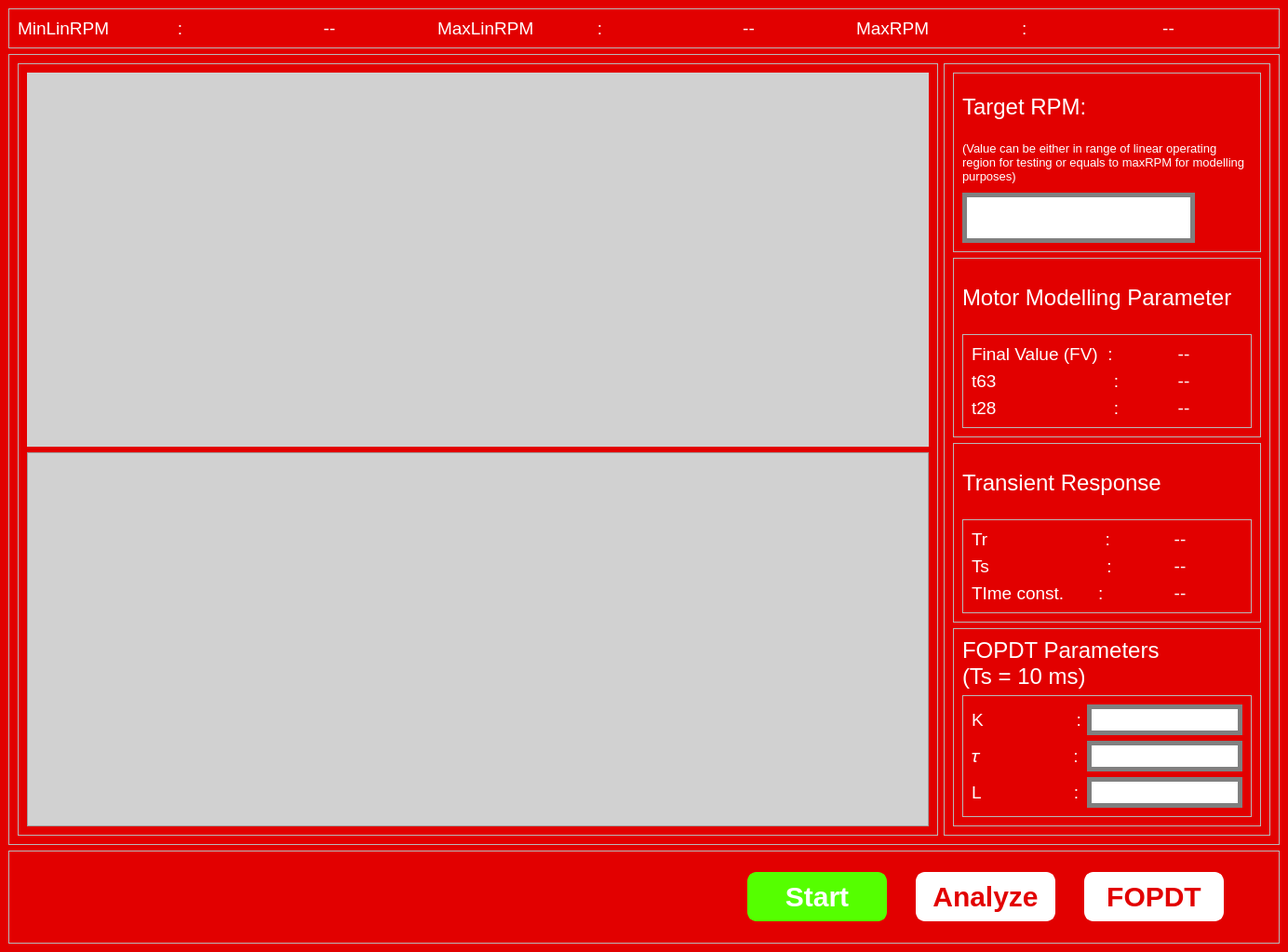
<?xml version="1.0" encoding="UTF-8"?>
<ui version="4.0">
 <class>MainWindow</class>
 <widget class="QMainWindow" name="MainWindow">
  <property name="geometry">
   <rect>
    <x>0</x>
    <y>0</y>
    <width>1384</width>
    <height>1023</height>
   </rect>
  </property>
  <property name="windowTitle">
   <string>MainWindow</string>
  </property>
  <widget class="QWidget" name="centralwidget">
   <property name="styleSheet">
    <string notr="true">QWidget#centralwidget{
	background-color: rgb(226, 0, 0);
}</string>
   </property>
   <layout class="QVBoxLayout" name="verticalLayout">
    <item>
     <widget class="QFrame" name="frame_9">
      <property name="frameShape">
       <enum>QFrame::StyledPanel</enum>
      </property>
      <property name="frameShadow">
       <enum>QFrame::Raised</enum>
      </property>
      <layout class="QHBoxLayout" name="horizontalLayout_3">
       <item>
        <widget class="QLabel" name="label_7">
         <property name="styleSheet">
          <string notr="true">font-family: &quot;Iceland&quot;;
font-size: 14pt;
color: rgb(255, 255, 255);</string>
         </property>
         <property name="text">
          <string>MinLinRPM              :</string>
         </property>
        </widget>
       </item>
       <item>
        <widget class="QLabel" name="MinLinRPMDisp">
         <property name="styleSheet">
          <string notr="true">font-family: &quot;Iceland&quot;;
font-size: 14pt;
color: rgb(255, 255, 255);</string>
         </property>
         <property name="text">
          <string>--</string>
         </property>
         <property name="alignment">
          <set>Qt::AlignCenter</set>
         </property>
        </widget>
       </item>
       <item>
        <widget class="QLabel" name="label_10">
         <property name="styleSheet">
          <string notr="true">font-family: &quot;Iceland&quot;;
font-size: 14pt;
color: rgb(255, 255, 255);</string>
         </property>
         <property name="text">
          <string>MaxLinRPM             :</string>
         </property>
        </widget>
       </item>
       <item>
        <widget class="QLabel" name="MaxLinRPMDisp">
         <property name="styleSheet">
          <string notr="true">font-family: &quot;Iceland&quot;;
font-size: 14pt;
color: rgb(255, 255, 255);</string>
         </property>
         <property name="text">
          <string>--</string>
         </property>
         <property name="alignment">
          <set>Qt::AlignCenter</set>
         </property>
        </widget>
       </item>
       <item>
        <widget class="QLabel" name="label_14">
         <property name="styleSheet">
          <string notr="true">font-family: &quot;Iceland&quot;;
font-size: 14pt;
color: rgb(255, 255, 255);</string>
         </property>
         <property name="text">
          <string>MaxRPM                   :</string>
         </property>
        </widget>
       </item>
       <item>
        <widget class="QLabel" name="MaxRPMDisp">
         <property name="styleSheet">
          <string notr="true">font-family: &quot;Iceland&quot;;
font-size: 14pt;
color: rgb(255, 255, 255);</string>
         </property>
         <property name="text">
          <string>--</string>
         </property>
         <property name="alignment">
          <set>Qt::AlignCenter</set>
         </property>
        </widget>
       </item>
      </layout>
     </widget>
    </item>
    <item>
     <widget class="QFrame" name="frame_2">
      <property name="frameShape">
       <enum>QFrame::StyledPanel</enum>
      </property>
      <property name="frameShadow">
       <enum>QFrame::Raised</enum>
      </property>
      <layout class="QHBoxLayout" name="horizontalLayout">
       <item>
        <widget class="QFrame" name="frame_12">
         <property name="sizePolicy">
          <sizepolicy hsizetype="Expanding" vsizetype="Expanding">
           <horstretch>0</horstretch>
           <verstretch>0</verstretch>
          </sizepolicy>
         </property>
         <property name="styleSheet">
          <string notr="true"/>
         </property>
         <property name="frameShape">
          <enum>QFrame::StyledPanel</enum>
         </property>
         <property name="frameShadow">
          <enum>QFrame::Raised</enum>
         </property>
         <layout class="QVBoxLayout" name="verticalLayout_6">
          <item>
           <widget class="QWidget" name="olcgraph" native="true">
            <property name="styleSheet">
             <string notr="true">QWidget#olcgraph{
	background-color: rgb(209, 209, 209);
}</string>
            </property>
            <layout class="QGridLayout" name="gridLayout_3">
             <item row="0" column="0">
              <spacer name="horizontalSpacer_6">
               <property name="orientation">
                <enum>Qt::Horizontal</enum>
               </property>
               <property name="sizeHint" stdset="0">
                <size>
                 <width>897</width>
                 <height>20</height>
                </size>
               </property>
              </spacer>
             </item>
             <item row="0" column="1">
              <widget class="QPushButton" name="popup">
               <property name="sizePolicy">
                <sizepolicy hsizetype="Fixed" vsizetype="Fixed">
                 <horstretch>0</horstretch>
                 <verstretch>0</verstretch>
                </sizepolicy>
               </property>
               <property name="minimumSize">
                <size>
                 <width>50</width>
                 <height>50</height>
                </size>
               </property>
               <property name="styleSheet">
                <string notr="true">QPushButton {
    border-image: url(:/main/popupicon.png);
    border-radius: 8px;  /* Rounded corners */
}

QPushButton:hover {
    border-image: url(:/main/popupiconclk.png);
	background-color: rgb(255, 255, 0);
    border-radius: 8px;  /* Rounded corners */
}

QPushButton:pressed {
    border-image: url(:/main/popupiconclk.png);
	background-color: none;
    border-radius: 8px;  /* Rounded corners */
}</string>
               </property>
               <property name="text">
                <string/>
               </property>
              </widget>
             </item>
             <item row="1" column="1">
              <spacer name="verticalSpacer_3">
               <property name="orientation">
                <enum>Qt::Vertical</enum>
               </property>
               <property name="sizeHint" stdset="0">
                <size>
                 <width>20</width>
                 <height>249</height>
                </size>
               </property>
              </spacer>
             </item>
            </layout>
           </widget>
          </item>
          <item>
           <widget class="QFrame" name="controlgraph">
            <property name="styleSheet">
             <string notr="true">QWidget#controlgraph{
	background-color: rgb(209, 209, 209);
}</string>
            </property>
            <property name="frameShape">
             <enum>QFrame::StyledPanel</enum>
            </property>
            <property name="frameShadow">
             <enum>QFrame::Raised</enum>
            </property>
            <layout class="QGridLayout" name="gridLayout_4">
             <item row="0" column="0">
              <spacer name="horizontalSpacer_4">
               <property name="orientation">
                <enum>Qt::Horizontal</enum>
               </property>
               <property name="sizeHint" stdset="0">
                <size>
                 <width>895</width>
                 <height>20</height>
                </size>
               </property>
              </spacer>
             </item>
             <item row="0" column="1">
              <widget class="QPushButton" name="popup_2">
               <property name="sizePolicy">
                <sizepolicy hsizetype="Fixed" vsizetype="Fixed">
                 <horstretch>0</horstretch>
                 <verstretch>0</verstretch>
                </sizepolicy>
               </property>
               <property name="minimumSize">
                <size>
                 <width>50</width>
                 <height>50</height>
                </size>
               </property>
               <property name="styleSheet">
                <string notr="true">QPushButton {
    border-image: url(:/main/popupicon.png);
    border-radius: 8px;  /* Rounded corners */
}

QPushButton:hover {
    border-image: url(:/main/popupiconclk.png);
	background-color: rgb(255, 255, 0);
    border-radius: 8px;  /* Rounded corners */
}

QPushButton:pressed {
    border-image: url(:/main/popupiconclk.png);
	background-color: none;
    border-radius: 8px;  /* Rounded corners */
}</string>
               </property>
               <property name="text">
                <string/>
               </property>
              </widget>
             </item>
             <item row="1" column="1">
              <spacer name="verticalSpacer_2">
               <property name="orientation">
                <enum>Qt::Vertical</enum>
               </property>
               <property name="sizeHint" stdset="0">
                <size>
                 <width>20</width>
                 <height>248</height>
                </size>
               </property>
              </spacer>
             </item>
            </layout>
           </widget>
          </item>
         </layout>
        </widget>
       </item>
       <item>
        <widget class="QFrame" name="frame_3">
         <property name="frameShape">
          <enum>QFrame::StyledPanel</enum>
         </property>
         <property name="frameShadow">
          <enum>QFrame::Raised</enum>
         </property>
         <layout class="QVBoxLayout" name="verticalLayout_2">
          <item>
           <widget class="QFrame" name="frame">
            <property name="frameShape">
             <enum>QFrame::StyledPanel</enum>
            </property>
            <property name="frameShadow">
             <enum>QFrame::Raised</enum>
            </property>
            <layout class="QVBoxLayout" name="verticalLayout_5">
             <item>
              <widget class="QLabel" name="label_5">
               <property name="styleSheet">
                <string notr="true">font-family: &quot;Iceland&quot;;
font-size: 18pt;
color: rgb(255, 255, 255);</string>
               </property>
               <property name="text">
                <string>Target RPM:</string>
               </property>
              </widget>
             </item>
             <item>
              <widget class="QLabel" name="label_6">
               <property name="styleSheet">
                <string notr="true">font-family: &quot;Iceland&quot;;
font-size: 10pt;
color: rgb(255, 255, 255);</string>
               </property>
               <property name="text">
                <string>(Value can be either in range of linear operating region for testing or equals to maxRPM for modelling purposes)</string>
               </property>
               <property name="wordWrap">
                <bool>true</bool>
               </property>
              </widget>
             </item>
             <item>
              <widget class="QLineEdit" name="targetRPM">
               <property name="sizePolicy">
                <sizepolicy hsizetype="Fixed" vsizetype="Preferred">
                 <horstretch>0</horstretch>
                 <verstretch>0</verstretch>
                </sizepolicy>
               </property>
               <property name="minimumSize">
                <size>
                 <width>250</width>
                 <height>0</height>
                </size>
               </property>
               <property name="styleSheet">
                <string notr="true">QLineEdit{
	background-color: rgb(255, 255, 255);
	font-size: 18px;
	border: 5px solid gray;
}</string>
               </property>
               <property name="alignment">
                <set>Qt::AlignRight|Qt::AlignTrailing|Qt::AlignVCenter</set>
               </property>
              </widget>
             </item>
            </layout>
           </widget>
          </item>
          <item>
           <widget class="QFrame" name="frame_5">
            <property name="frameShape">
             <enum>QFrame::StyledPanel</enum>
            </property>
            <property name="frameShadow">
             <enum>QFrame::Raised</enum>
            </property>
            <layout class="QVBoxLayout" name="verticalLayout_3">
             <item>
              <widget class="QLabel" name="label">
               <property name="styleSheet">
                <string notr="true">font-family: &quot;Iceland&quot;;
font-size: 18pt;
color: rgb(255, 255, 255);</string>
               </property>
               <property name="text">
                <string>Motor Modelling Parameter</string>
               </property>
               <property name="wordWrap">
                <bool>true</bool>
               </property>
              </widget>
             </item>
             <item>
              <widget class="QFrame" name="frame_7">
               <property name="frameShape">
                <enum>QFrame::StyledPanel</enum>
               </property>
               <property name="frameShadow">
                <enum>QFrame::Raised</enum>
               </property>
               <layout class="QGridLayout" name="gridLayout">
                <item row="1" column="0">
                 <widget class="QLabel" name="label_3">
                  <property name="sizePolicy">
                   <sizepolicy hsizetype="Preferred" vsizetype="Preferred">
                    <horstretch>0</horstretch>
                    <verstretch>0</verstretch>
                   </sizepolicy>
                  </property>
                  <property name="styleSheet">
                   <string notr="true">font-family: &quot;Iceland&quot;;
font-size: 14pt;
color: rgb(255, 255, 255);</string>
                  </property>
                  <property name="text">
                   <string>t63                        :</string>
                  </property>
                 </widget>
                </item>
                <item row="0" column="1">
                 <widget class="QLabel" name="fv">
                  <property name="styleSheet">
                   <string notr="true">font-family: &quot;Iceland&quot;;
font-size: 14pt;
color: rgb(255, 255, 255);</string>
                  </property>
                  <property name="text">
                   <string>--</string>
                  </property>
                  <property name="alignment">
                   <set>Qt::AlignCenter</set>
                  </property>
                 </widget>
                </item>
                <item row="0" column="0">
                 <widget class="QLabel" name="label_2">
                  <property name="sizePolicy">
                   <sizepolicy hsizetype="Preferred" vsizetype="Preferred">
                    <horstretch>0</horstretch>
                    <verstretch>0</verstretch>
                   </sizepolicy>
                  </property>
                  <property name="styleSheet">
                   <string notr="true">font-family: &quot;Iceland&quot;;
font-size: 14pt;
color: rgb(255, 255, 255);</string>
                  </property>
                  <property name="text">
                   <string>Final Value (FV)  :</string>
                  </property>
                 </widget>
                </item>
                <item row="1" column="1">
                 <widget class="QLabel" name="t63">
                  <property name="styleSheet">
                   <string notr="true">font-family: &quot;Iceland&quot;;
font-size: 14pt;
color: rgb(255, 255, 255);</string>
                  </property>
                  <property name="text">
                   <string>--</string>
                  </property>
                  <property name="alignment">
                   <set>Qt::AlignCenter</set>
                  </property>
                 </widget>
                </item>
                <item row="2" column="1">
                 <widget class="QLabel" name="t28">
                  <property name="styleSheet">
                   <string notr="true">font-family: &quot;Iceland&quot;;
font-size: 14pt;
color: rgb(255, 255, 255);</string>
                  </property>
                  <property name="text">
                   <string>--</string>
                  </property>
                  <property name="alignment">
                   <set>Qt::AlignCenter</set>
                  </property>
                 </widget>
                </item>
                <item row="2" column="0">
                 <widget class="QLabel" name="label_4">
                  <property name="styleSheet">
                   <string notr="true">font-family: &quot;Iceland&quot;;
font-size: 14pt;
color: rgb(255, 255, 255);</string>
                  </property>
                  <property name="text">
                   <string>t28                        :</string>
                  </property>
                 </widget>
                </item>
               </layout>
              </widget>
             </item>
            </layout>
           </widget>
          </item>
          <item>
           <widget class="QFrame" name="frame_6">
            <property name="frameShape">
             <enum>QFrame::StyledPanel</enum>
            </property>
            <property name="frameShadow">
             <enum>QFrame::Raised</enum>
            </property>
            <layout class="QVBoxLayout" name="verticalLayout_4">
             <item>
              <widget class="QLabel" name="label_8">
               <property name="styleSheet">
                <string notr="true">font-family: &quot;Iceland&quot;;
font-size: 18pt;
color: rgb(255, 255, 255);</string>
               </property>
               <property name="text">
                <string>Transient Response</string>
               </property>
               <property name="wordWrap">
                <bool>true</bool>
               </property>
              </widget>
             </item>
             <item>
              <widget class="QFrame" name="frame_8">
               <property name="frameShape">
                <enum>QFrame::StyledPanel</enum>
               </property>
               <property name="frameShadow">
                <enum>QFrame::Raised</enum>
               </property>
               <layout class="QGridLayout" name="gridLayout_2">
                <item row="0" column="1">
                 <widget class="QLabel" name="Tr">
                  <property name="styleSheet">
                   <string notr="true">font-family: &quot;Iceland&quot;;
font-size: 14pt;
color: rgb(255, 255, 255);</string>
                  </property>
                  <property name="text">
                   <string>--</string>
                  </property>
                  <property name="alignment">
                   <set>Qt::AlignCenter</set>
                  </property>
                 </widget>
                </item>
                <item row="0" column="0">
                 <widget class="QLabel" name="label_13">
                  <property name="styleSheet">
                   <string notr="true">font-family: &quot;Iceland&quot;;
font-size: 14pt;
color: rgb(255, 255, 255);</string>
                  </property>
                  <property name="text">
                   <string>Tr                        :</string>
                  </property>
                 </widget>
                </item>
                <item row="1" column="0">
                 <widget class="QLabel" name="label_9">
                  <property name="styleSheet">
                   <string notr="true">font-family: &quot;Iceland&quot;;
font-size: 14pt;
color: rgb(255, 255, 255);</string>
                  </property>
                  <property name="text">
                   <string>Ts                        :</string>
                  </property>
                 </widget>
                </item>
                <item row="1" column="1">
                 <widget class="QLabel" name="Ts">
                  <property name="styleSheet">
                   <string notr="true">font-family: &quot;Iceland&quot;;
font-size: 14pt;
color: rgb(255, 255, 255);</string>
                  </property>
                  <property name="text">
                   <string>--</string>
                  </property>
                  <property name="alignment">
                   <set>Qt::AlignCenter</set>
                  </property>
                 </widget>
                </item>
                <item row="2" column="1">
                 <widget class="QLabel" name="tau">
                  <property name="styleSheet">
                   <string notr="true">font-family: &quot;Iceland&quot;;
font-size: 14pt;
color: rgb(255, 255, 255);</string>
                  </property>
                  <property name="text">
                   <string>--</string>
                  </property>
                  <property name="alignment">
                   <set>Qt::AlignCenter</set>
                  </property>
                 </widget>
                </item>
                <item row="2" column="0">
                 <widget class="QLabel" name="label_15">
                  <property name="styleSheet">
                   <string notr="true">font-family: &quot;Iceland&quot;;
font-size: 14pt;
color: rgb(255, 255, 255);</string>
                  </property>
                  <property name="text">
                   <string>TIme const.       :</string>
                  </property>
                 </widget>
                </item>
               </layout>
              </widget>
             </item>
            </layout>
           </widget>
          </item>
          <item>
           <widget class="QFrame" name="frame_10">
            <property name="frameShape">
             <enum>QFrame::StyledPanel</enum>
            </property>
            <property name="frameShadow">
             <enum>QFrame::Raised</enum>
            </property>
            <layout class="QVBoxLayout" name="verticalLayout_7">
             <item>
              <widget class="QLabel" name="label_18">
               <property name="styleSheet">
                <string notr="true">font-family: &quot;Iceland&quot;;
font-size: 18pt;
color: rgb(255, 255, 255);</string>
               </property>
               <property name="text">
                <string>FOPDT Parameters
(Ts = 10 ms)</string>
               </property>
               <property name="wordWrap">
                <bool>true</bool>
               </property>
              </widget>
             </item>
             <item>
              <widget class="QFrame" name="frame_11">
               <property name="frameShape">
                <enum>QFrame::StyledPanel</enum>
               </property>
               <property name="frameShadow">
                <enum>QFrame::Raised</enum>
               </property>
               <layout class="QGridLayout" name="gridLayout_5">
                <item row="3" column="0">
                 <widget class="QLabel" name="label_20">
                  <property name="styleSheet">
                   <string notr="true">font-family: &quot;Iceland&quot;;
font-size: 14pt;
color: rgb(255, 255, 255);</string>
                  </property>
                  <property name="text">
                   <string>𝜏                   :</string>
                  </property>
                 </widget>
                </item>
                <item row="3" column="1">
                 <widget class="QLineEdit" name="tau_fopdt">
                  <property name="sizePolicy">
                   <sizepolicy hsizetype="Fixed" vsizetype="Fixed">
                    <horstretch>0</horstretch>
                    <verstretch>0</verstretch>
                   </sizepolicy>
                  </property>
                  <property name="styleSheet">
                   <string notr="true">QLineEdit{
	background-color: rgb(255, 255, 255);
	font-size: 18px;
	border: 5px solid gray;
}</string>
                  </property>
                  <property name="alignment">
                   <set>Qt::AlignRight|Qt::AlignTrailing|Qt::AlignVCenter</set>
                  </property>
                 </widget>
                </item>
                <item row="0" column="1">
                 <widget class="QLineEdit" name="k_fopdt">
                  <property name="sizePolicy">
                   <sizepolicy hsizetype="Fixed" vsizetype="Fixed">
                    <horstretch>0</horstretch>
                    <verstretch>0</verstretch>
                   </sizepolicy>
                  </property>
                  <property name="styleSheet">
                   <string notr="true">QLineEdit{
	background-color: rgb(255, 255, 255);
	font-size: 18px;
	border: 5px solid gray;
}</string>
                  </property>
                  <property name="alignment">
                   <set>Qt::AlignRight|Qt::AlignTrailing|Qt::AlignVCenter</set>
                  </property>
                 </widget>
                </item>
                <item row="0" column="0">
                 <widget class="QLabel" name="label_19">
                  <property name="styleSheet">
                   <string notr="true">font-family: &quot;Iceland&quot;;
font-size: 14pt;
color: rgb(255, 255, 255);</string>
                  </property>
                  <property name="text">
                   <string>K                   :</string>
                  </property>
                 </widget>
                </item>
                <item row="4" column="0">
                 <widget class="QLabel" name="label_11">
                  <property name="styleSheet">
                   <string notr="true">font-family: &quot;Iceland&quot;;
font-size: 14pt;
color: rgb(255, 255, 255);</string>
                  </property>
                  <property name="text">
                   <string>L                   :</string>
                  </property>
                 </widget>
                </item>
                <item row="4" column="1">
                 <widget class="QLineEdit" name="l_fopdt">
                  <property name="sizePolicy">
                   <sizepolicy hsizetype="Fixed" vsizetype="Fixed">
                    <horstretch>0</horstretch>
                    <verstretch>0</verstretch>
                   </sizepolicy>
                  </property>
                  <property name="styleSheet">
                   <string notr="true">QLineEdit{
	background-color: rgb(255, 255, 255);
	font-size: 18px;
	border: 5px solid gray;
}</string>
                  </property>
                  <property name="alignment">
                   <set>Qt::AlignRight|Qt::AlignTrailing|Qt::AlignVCenter</set>
                  </property>
                 </widget>
                </item>
               </layout>
              </widget>
             </item>
            </layout>
           </widget>
          </item>
         </layout>
        </widget>
       </item>
      </layout>
     </widget>
    </item>
    <item>
     <widget class="QFrame" name="frame_4">
      <property name="frameShape">
       <enum>QFrame::StyledPanel</enum>
      </property>
      <property name="frameShadow">
       <enum>QFrame::Raised</enum>
      </property>
      <layout class="QHBoxLayout" name="horizontalLayout_2">
       <item>
        <spacer name="horizontalSpacer">
         <property name="orientation">
          <enum>Qt::Horizontal</enum>
         </property>
         <property name="sizeHint" stdset="0">
          <size>
           <width>593</width>
           <height>20</height>
          </size>
         </property>
        </spacer>
       </item>
       <item>
        <spacer name="verticalSpacer">
         <property name="orientation">
          <enum>Qt::Vertical</enum>
         </property>
         <property name="sizeType">
          <enum>QSizePolicy::Fixed</enum>
         </property>
         <property name="sizeHint" stdset="0">
          <size>
           <width>20</width>
           <height>80</height>
          </size>
         </property>
        </spacer>
       </item>
       <item>
        <widget class="QPushButton" name="start">
         <property name="minimumSize">
          <size>
           <width>150</width>
           <height>0</height>
          </size>
         </property>
         <property name="styleSheet">
          <string notr="true">QPushButton {
    background-color: rgb(85, 255, 0);   /* bright green */
    border: 2px solid rgb(85, 255, 0);
    border-radius: 10px;
    color: rgb(255, 255, 255);           /* white text */
    font-size: 30px;
    padding: 7px;
    font-family: &quot;SF Pro Display&quot;;
    font-weight: bold;
    font-style: normal;
}

/* Hover effect: yellow */
QPushButton:hover {
    border-color: rgb(255, 230, 50);
}

/* Pressed effect: darker shade */
QPushButton:pressed {
    background-color: rgb(50, 150, 0); /* darker green */
    border-color: rgb(50, 150, 0);
    color: rgb(255, 255, 255); /* keep white text */
}
</string>
         </property>
         <property name="text">
          <string>Start</string>
         </property>
        </widget>
       </item>
       <item>
        <spacer name="horizontalSpacer_2">
         <property name="orientation">
          <enum>Qt::Horizontal</enum>
         </property>
         <property name="sizeType">
          <enum>QSizePolicy::Fixed</enum>
         </property>
         <property name="sizeHint" stdset="0">
          <size>
           <width>25</width>
           <height>20</height>
          </size>
         </property>
        </spacer>
       </item>
       <item>
        <widget class="QPushButton" name="analyze">
         <property name="minimumSize">
          <size>
           <width>150</width>
           <height>0</height>
          </size>
         </property>
         <property name="styleSheet">
          <string notr="true">QPushButton {
    background-color: rgb(255, 255, 255);   /* bright green */
    border: 2px solid rgb(255, 255, 255);
    border-radius: 10px;
    color: rgb(226, 0, 0);           /* white text */
    font-size: 30px;
    padding: 7px;
    font-family: &quot;SF Pro Display&quot;;
    font-weight: bold;
    font-style: normal;
}

/* Hover effect: yellow */
QPushButton:hover {
    border-color: rgb(255, 230, 50);
}

/* Pressed effect: darker shade */
QPushButton:pressed {
    background-color: rgb(50, 150, 0); /* darker green */
    border-color: rgb(50, 150, 0);
    color: rgb(255, 255, 255); /* keep white text */
}
</string>
         </property>
         <property name="text">
          <string>Analyze</string>
         </property>
        </widget>
       </item>
       <item>
        <spacer name="horizontalSpacer_5">
         <property name="orientation">
          <enum>Qt::Horizontal</enum>
         </property>
         <property name="sizeType">
          <enum>QSizePolicy::Fixed</enum>
         </property>
         <property name="sizeHint" stdset="0">
          <size>
           <width>25</width>
           <height>20</height>
          </size>
         </property>
        </spacer>
       </item>
       <item>
        <widget class="QPushButton" name="fopdt">
         <property name="minimumSize">
          <size>
           <width>150</width>
           <height>0</height>
          </size>
         </property>
         <property name="styleSheet">
          <string notr="true">QPushButton {
    background-color: rgb(255, 255, 255);   /* bright green */
    border: 2px solid rgb(255, 255, 255);
    border-radius: 10px;
    color: rgb(226, 0, 0);           /* white text */
    font-size: 30px;
    padding: 7px;
    font-family: &quot;SF Pro Display&quot;;
    font-weight: bold;
    font-style: normal;
}

/* Hover effect: yellow */
QPushButton:hover {
    border-color: rgb(255, 230, 50);
}

/* Pressed effect: darker shade */
QPushButton:pressed {
    background-color: rgb(50, 150, 0); /* darker green */
    border-color: rgb(50, 150, 0);
    color: rgb(255, 255, 255); /* keep white text */
}
</string>
         </property>
         <property name="text">
          <string>FOPDT</string>
         </property>
        </widget>
       </item>
       <item>
        <spacer name="horizontalSpacer_3">
         <property name="orientation">
          <enum>Qt::Horizontal</enum>
         </property>
         <property name="sizeType">
          <enum>QSizePolicy::Fixed</enum>
         </property>
         <property name="sizeHint" stdset="0">
          <size>
           <width>50</width>
           <height>20</height>
          </size>
         </property>
        </spacer>
       </item>
      </layout>
     </widget>
    </item>
   </layout>
  </widget>
 </widget>
 <resources>
  <include location="../asset/resources.qrc"/>
 </resources>
 <connections/>
</ui>
